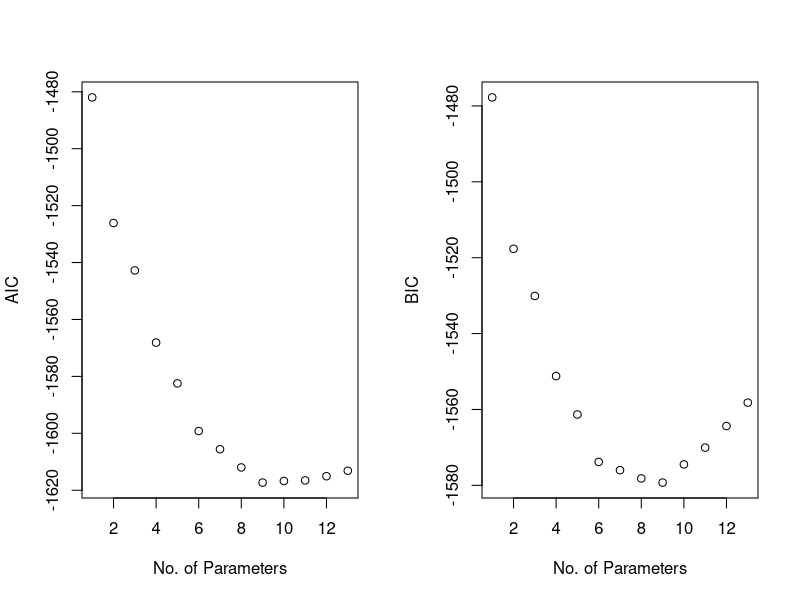
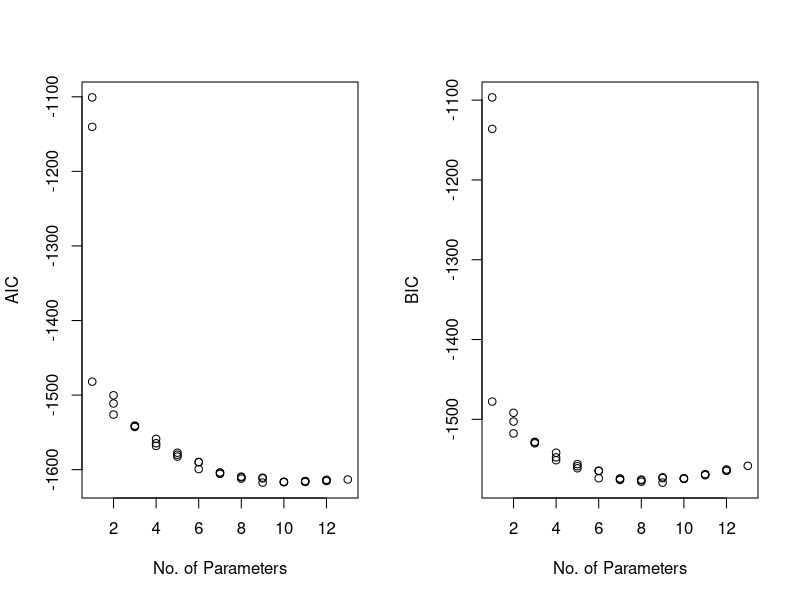
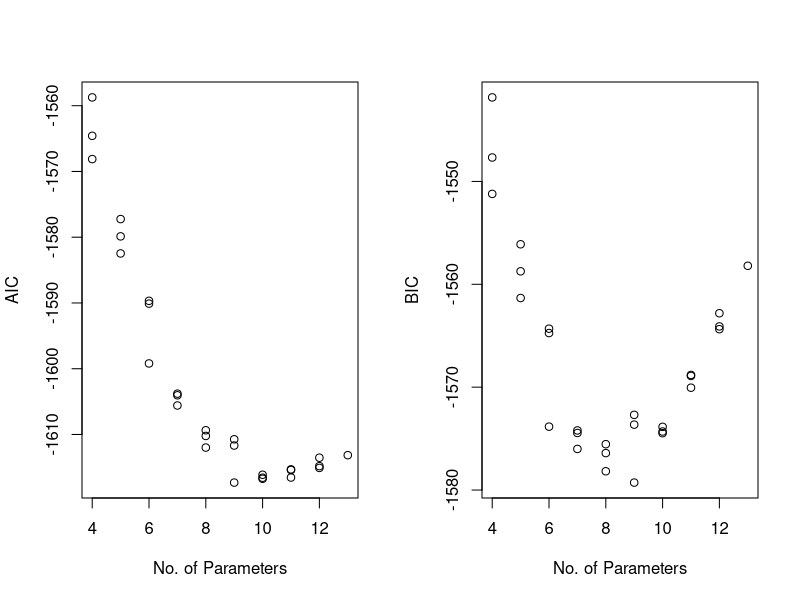

Generate these figures, in order, with R:
library(MASS)
# Data preparation
myData = Boston
names(myData)[14] = "Y"
iLog = c( 1,3,5,6,8,9,10,14 );
myData[,iLog] = log( myData[,iLog] );
myData[,2] = myData[,2] / 10;
myData[,7] = myData[,7]^2.5 / 10^4
myData[,11] = exp( 0.4 * myData[,11] ) / 1000;
myData[,12] = myData[,12] / 100;
myData[,13] = sqrt( myData[,13] );

# Fit the full model
full.model = lm( Y ~ ., data = myData);  
n = dim(myData)[1];
summary(full.model)
# predictor number
p = 13

# Level-wise search
library(leaps)
b = regsubsets(Y ~ ., data=myData, nvmax = p)
rs = summary(b)
rs$which
# plotting
msize = 1:p;
par(mfrow=c(1,2))
Aic = n*log(rs$rss/n) + 2*msize;
Bic = n*log(rs$rss/n) + msize*log(n);
plot(msize, Aic, xlab="No. of Parameters", ylab = "AIC");
plot(msize, Bic, xlab="No. of Parameters", ylab = "BIC");
# check variable 
cbind(rs$which[which.min(Aic),], rs$which[which.min(Bic), ])
#check different BIC formulae
cbind(rs$bic, Bic, rs$bic - Bic)
# which are the 2nd and 3th best model using AIC/BIC
b = regsubsets(Y ~ ., data=myData, nbest = 3, nvmax = p)
rs = summary(b)
rs$which
# plotting
msize = apply(rs$which, 1, sum) - 1
par(mfrow=c(1,2))
Aic = n*log(rs$rss/n) + 2*msize;
Bic = n*log(rs$rss/n) + msize*log(n);
plot(msize, Aic, xlab="No. of Parameters", ylab = "AIC");
plot(msize, Bic, xlab="No. of Parameters", ylab = "BIC");
plot(msize[msize > 3], Aic[msize > 3], xlab="No. of Parameters", ylab = "AIC");
plot(msize[msize > 3], Bic[msize > 3], xlab="No. of Parameters", ylab = "BIC");
# top three models by AIC
rs$which[order(Aic)[1:3],]
# top three models by BIC
rs$which[order(Bic)[1:3],]

# Stepwise AIC
stepAIC = step(full.model, direction="both")

# Stepwise BIC
n = dim(myData)[1]
stepBIC = step(full.model, direction="both", k=log(n))     

sel.var.AIC = attr(stepAIC$terms, "term.labels")
sel.var.BIC = attr(stepBIC$terms, "term.labels")
sel.var.AIC
sel.var.BIC
length(sel.var.AIC)
length(sel.var.BIC)
c("rad", "hello") %in% sel.var.AIC
sel.var.BIC %in% sel.var.AIC
